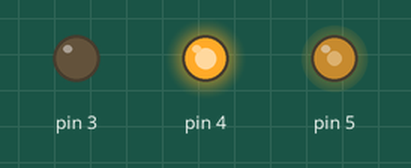
A sketch run on a simulated Arduino Uno, built with avr-gcc and run on an emulated ATmega328P. Shown: output pins drawn as LEDs (lit = HIGH).

Above: at 0.1 s.
At 0.35 s:
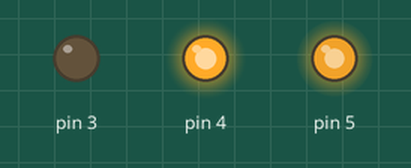
At 0.45 s:
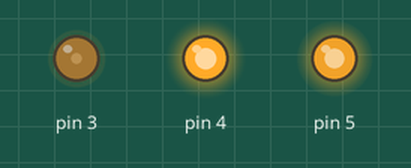
At 0.6 s:
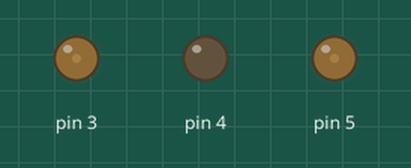
Timing chart, 0 to 3.0 s (numbered marks = the images above):
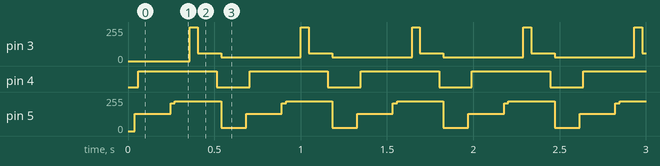

The sketch:

SensorECG.ino
```cpp
//tamaño de las señales

#define tam_sig 101
#define tam_imp 6

extern double ecg_100Hz[tam_sig];
extern double Impulse_response[tam_imp];
double output[tam_sig + tam_imp];
double output_signal[tam_sig];
void convolution(double *sig_in, double *sig_out, double *imp, int sig_tam, int imp_tam);
void moving_average(double *sig_in, double *output_signal, int sig_tam, int filter);
void plot_signal(void);
void setup() {
  Serial.begin(9600);
}

void loop() {
  convolution((double*)&ecg_100Hz[0], (double *)&output[0], (double *)&Impulse_response[0],
              (int)tam_sig, (int)tam_imp);
  moving_average((double*)&ecg_100Hz[0], (double *)&output_signal[0], (int) tam_sig, 11);
  plot_signal();
  delay(100);
}

//////FILTROS FIR////////
void convolution(double *sig_in, double *sig_out, double *imp, int sig_tam, int imp_tam) {
  int i, j;
  for (i = 0; i < (sig_tam + imp_tam); i++) {
    sig_out[i] = 0;
  }
  for (i = 0; i < sig_tam; i++) {
    for (j = 0; j < imp_tam; j++) {
      sig_out[i + j] = sig_out[i + j] + sig_in[i] * imp[j];
    }
  }

}
////////////Suavizado de la señal/////////////


void moving_average(double *sig_in, double *output_signal, int sig_tam, int filter) {
  int i, j;
  for (i = floor(filter / 2); i < sig_tam - floor(filter / 2) - 1; i++) {
    output_signal[i] = 0;
    for (j = -floor(filter / 2); j < floor(filter / 2); j++) {
      output_signal[i] = output_signal[i] + sig_in[i + j];
    }
    output_signal[i] = output_signal[i] / filter;
  }

}


void plot_signal(void) {
  int i;
  for (i = 0; i < tam_sig; i++) {
    analogWrite(5, ecg_100Hz[i]); //
    analogWrite(4, output_signal[i]);
    analogWrite(3, output[i]);
    delay(5);
  }

}
```

Source omitted: signals.ino (data table, 940 bytes)

Measured:
- by itself, pin 3: repeats every 0.64 s: 60/255 0.14 s, 28/255 0.46 s, 252/255 0.05 s
- by itself, pin 4: alternates HIGH for 0.45 s and LOW for 0.19 s
- by itself, pin 5: repeats every 0.64 s: 210/255 0.03 s, 224/255 0.27 s, 25/255 0.14 s, 130/255 0.21 s
